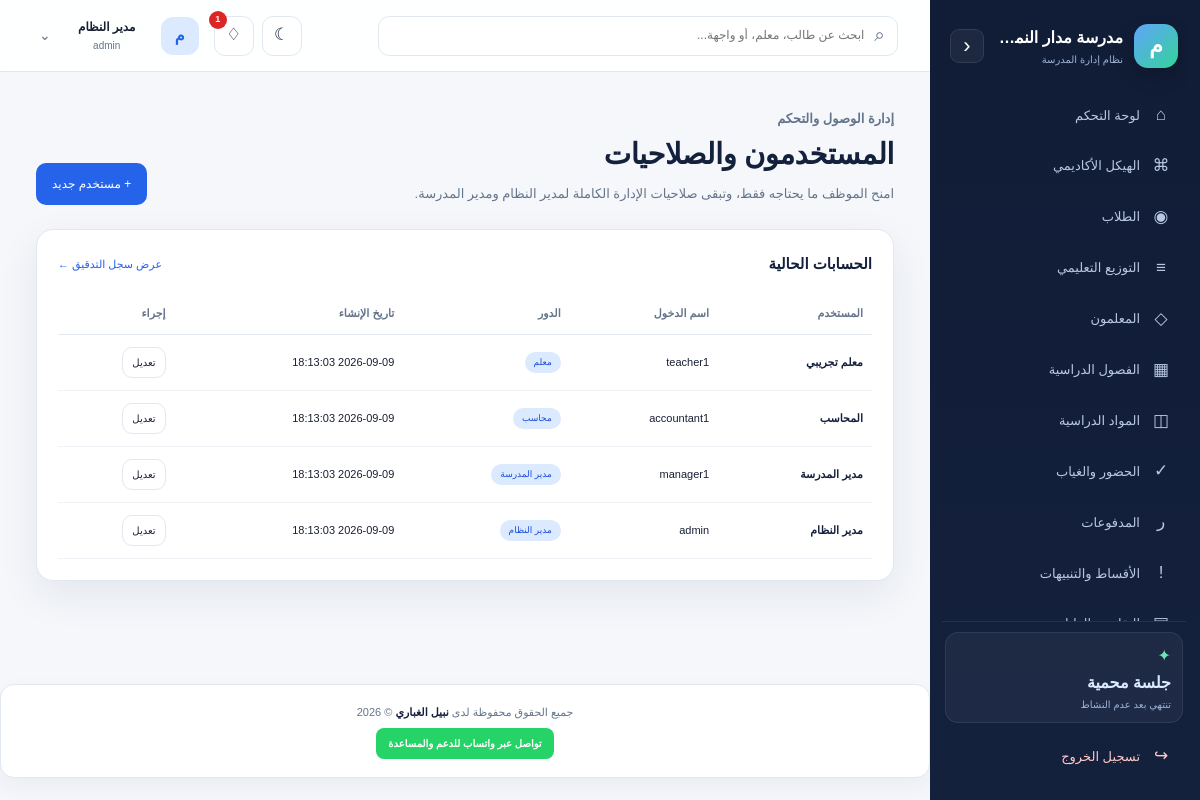
/users.php (signed in), run on the app's committed database.
### tables this page shows
CREATE TABLE IF NOT EXISTS users (
 id INT UNSIGNED AUTO_INCREMENT PRIMARY KEY,
 full_name VARCHAR(120) NOT NULL,
 username VARCHAR(60) NOT NULL UNIQUE,
 password_hash VARCHAR(255) NOT NULL,
 role ENUM('admin','manager','accountant','teacher','staff') NOT NULL DEFAULT 'staff',
 is_active TINYINT(1) NOT NULL DEFAULT 1,
 last_login_at DATETIME NULL,
 created_at TIMESTAMP DEFAULT CURRENT_TIMESTAMP,
 INDEX idx_users_role_active(role,is_active)
);

### functions.php (called while the page is built, shortened)
<?php
function e($value): string {
    return htmlspecialchars((string)($value ?? ''), ENT_QUOTES | ENT_SUBSTITUTE, 'UTF-8');
}

### users.php (the view, shortened to what this page needs)
<?php
require_once 'config.php'; require_once 'functions.php'; requireLogin(); requirePermission($pdo, 'users.manage');
$roles = ['admin'=>'مدير النظام','manager'=>'مدير المدرسة','accountant'=>'محاسب','teacher'=>'معلم','staff'=>'موظف'];
$users = $pdo->query('SELECT id,full_name,username,role,created_at FROM users ORDER BY id DESC')->fetchAll();
$pageTitle='المستخدمون والصلاحيات'; require 'partials/header.php';
?>
<div class="page-heading"><div><p class="eyebrow">إدارة الوصول والتحكم</p><h1>المستخدمون والصلاحيات</h1><p>امنح الموظف ما يحتاجه فقط، وتبقى صلاحيات الإدارة الكاملة لمدير النظام ومدير المدرسة.</p></div><div class="actions"><a class="btn btn-primary" href="users.php?action=create" title="إنشاء حساب جديد للكادر">+ مستخدم جديد</a></div></div>
<section class="panel"><div class="panel-header"><h2>الحسابات الحالية</h2><a href="audit.php">عرض سجل التدقيق ←</a></div><div class="table-wrap"><table class="data-table"><thead><tr><th>المستخدم</th><th>اسم الدخول</th><th>الدور</th><th>تاريخ الإنشاء</th><th>إجراء</th></tr></thead><tbody><?php foreach($users as $item): ?><tr><td class="student-name"><?= e($item['full_name']) ?></td><td><?= e($item['username']) ?></td><td><span class="badge badge-blue"><?= e($roles[$item['role']]??$item['role']) ?></span></td><td><?= e($item['created_at']) ?></td><td><a class="btn btn-light btn-sm" href="users.php?id=<?= (int)$item['id'] ?>" title="تعديل بيانات وصلاحيات المستخدم">تعديل</a></td></tr><?php endforeach; ?></tbody></table></div></section>
<?php require 'partials/footer.php'; ?>

### assets/css/style.css (style rules this page uses)
:root { --navy:#14213d;--navy-2:#1d4ed8;--blue:#2563eb;--blue-2:#60a5fa;--sky:#eff6ff; --mint:#0f766e;--ink:#172033;--muted:#64748b;--line:#e2e8f0;--bg:#f5f7fb;--white:#fff; --danger:#dc2626;--warning:#d97706;--success:#059669;--shadow:0 14px 40px rgba(20,33,61,.08); }
* { box-sizing:border-box }
html { scroll-behavior:smooth }
body { margin:0;background:var(--bg);color:var(--ink);font-family:Tahoma,Arial,sans-serif;line-height:1.7 }
a { color:inherit;text-decoration:none }
.page-heading { display:flex;align-items:flex-end;justify-content:space-between;gap:20px;margin-bottom:24px }
.eyebrow { color:var(--blue);font-size:11px;font-weight:700;margin:0 0 4px }
.page-heading h1 { margin:0;color:var(--navy);font-size:29px;letter-spacing:-.4px }
.page-heading p { color:var(--muted);margin:4px 0 0;font-size:13px }
.actions { display:flex;gap:8px;flex-wrap:wrap }
.btn { display:inline-flex;align-items:center;justify-content:center;gap:7px;border:1px solid transparent;border-radius:10px;padding:10px 15px;cursor:pointer;font-size:12px;transition:transform .2s ease,box-shadow .2s ease,background .2s ease }
.btn-primary { background:var(--blue);color:#fff }
.btn-light { background:var(--white);border-color:var(--line);color:var(--ink) }
.btn-sm { padding:6px 9px;font-size:10px }
.panel { background:var(--white);border:1px solid var(--line);border-radius:17px;padding:21px;box-shadow:var(--shadow);margin-bottom:18px }
.panel-header { display:flex;align-items:center;justify-content:space-between;gap:12px;margin-bottom:16px }
.panel-header h2 { font-size:15px;margin:0;color:var(--navy) }
.panel-header a { color:var(--blue);font-size:11px }
.table-wrap { overflow:auto }
.data-table { width:100%;border-collapse:collapse;font-size:11px }
.data-table th { color:var(--muted);font-weight:700;text-align:right;padding:11px 9px;border-bottom:1px solid var(--line);white-space:nowrap }
.data-table td { padding:12px 9px;border-bottom:1px solid #eef2f7;white-space:nowrap }
.data-table tr { transition:background .18s }
.student-name { font-weight:700;color:var(--navy) }
.badge { display:inline-block;border-radius:20px;padding:3px 9px;font-size:9px }
.badge-blue { background:#dbeafe;color:#1d4ed8 }

### data on the page
users: full_name "معلم تجريبي", username "teacher1", role "معلم", created_at "2026-09-09 18:13:03"
users: full_name "المحاسب", username "accountant1", role "محاسب", created_at "2026-09-09 18:13:03"
users: full_name "مدير المدرسة", username "manager1", role "مدير المدرسة", created_at "2026-09-09 18:13:03"
users: full_name "مدير النظام", username "admin", role "مدير النظام", created_at "2026-09-09 18:13:03"

### other printed values
$notificationCount "1"
mb_substr($_SESSION['user']['full_name'] ?? 'م', 0, 1) "م"
$_SESSION['user']['full_name'] "مدير النظام"
$_SESSION['user']['role'] "admin"
